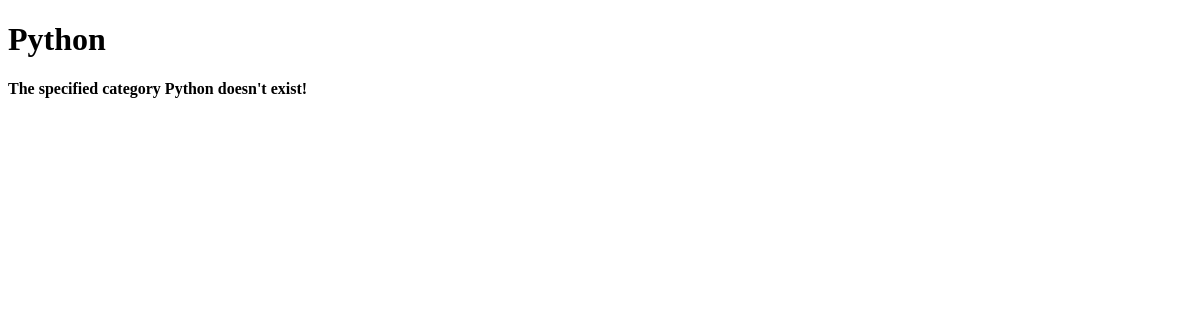
Page /rango/category/Python/ on the earlier database version.
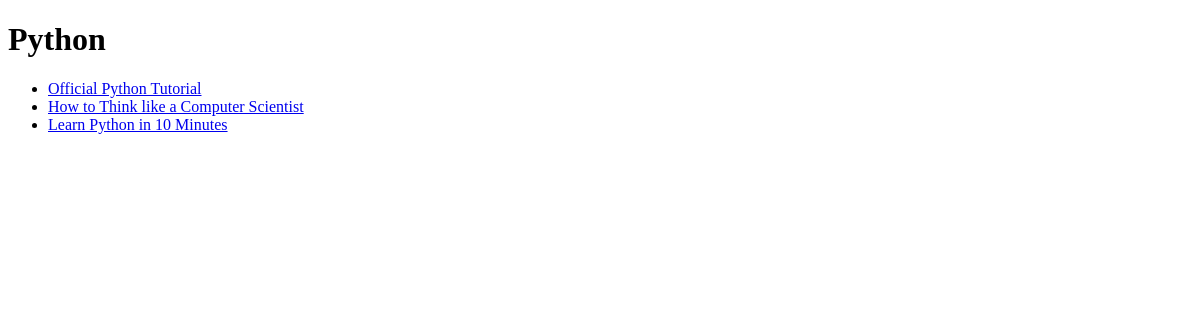
Same page on the later database version.
### rango/models.py (models this page shows, shortened)
class Category(models.Model):
    class Meta:
        verbose_name_plural = 'Categories'
    name = models.CharField(max_length=128, unique=True)
    views = models.IntegerField(default=0)
    likes = models.IntegerField(default=0)

class Page(models.Model):
    category = models.ForeignKey(Category)
    title = models.CharField(max_length=128)
    url = models.URLField()
    views = models.IntegerField(default=0)

### rango/views.py (the view)
# urls.py: url(r'^category/(?P<category_name_url>\w+)/$', views.category, name='category'),
def category(request, category_name_url):
    context = RequestContext(request)
    category_name = decode_url(category_name_url)
    context_dict = {'category_name': category_name,}
    try:
        category = Category.objects.get(name=category_name)
        pages = Page.objects.filter(category=category)
        context_dict['pages'] = pages
        context_dict['category'] = category
    except Category.DoesNotExist:
        pass
    return render_to_response('rango/category.html', context_dict, context)

### rango/views.py (called while the page is built)
def decode_url(url):
    return url.replace('_', ' ')

### templates/rango/category.html (shortened to what this page needs)
<!DOCTYPE html>
<html>
<head lang="en">
</head>
<body>
    <h1>{{ category_name }}</h1>
    {% if category %}
        {% if pages %}
        <ul>
            {% for page in pages %}
            <li><a href="{{ page.url }}">{{ page.title }}</a></li>
            {% endfor %}
        </ul>
        {% else %}
            <strong>No pages currently in category.</strong>
        {% endif %}
    {% else %}
        <strong>The specified category {{ category_name }} doesn't exist!</strong>
    {% endif %}
</body>
</html>

Differences in the rows shown:
added Category: name "Python"
added Page: title "Official Python Tutorial"
added Page: title "How to Think like a Computer Scientist"
added Page: title "Learn Python in 10 Minutes"
Other differences:
{{ category_name }}: "Python" → (not shown)
text no longer shown: "The specified category doesn't exist!"
